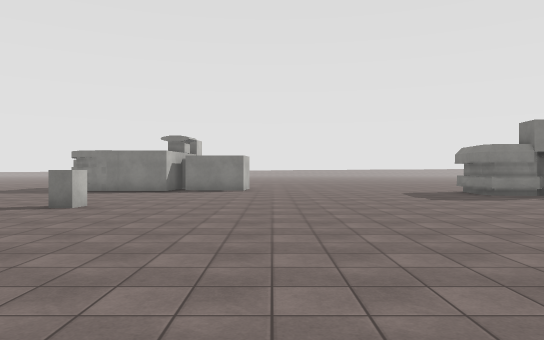
view 1 (above)

21 first-person views from a walk through a scene from a Unity 3-D project. The camera is 1.5 m above the floor, looks level and sees 70° across. The floor is counted in squares, 2 m on a side. Each view is taken from the middle of a square. On the plan, view 1 faces up. The plan holds only what a view shows up to about 12 squares ahead; the rest is blank. The place goes on beyond the plan. Surface patterns are stand-ins for the level's own textures.

view 2
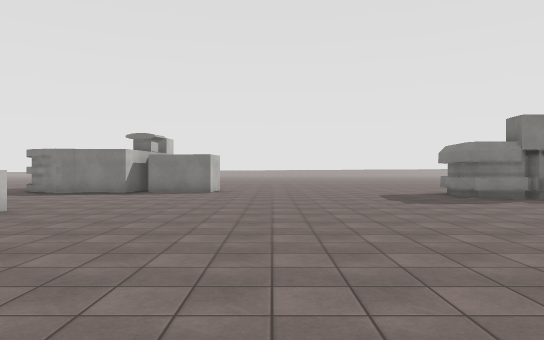

view 3
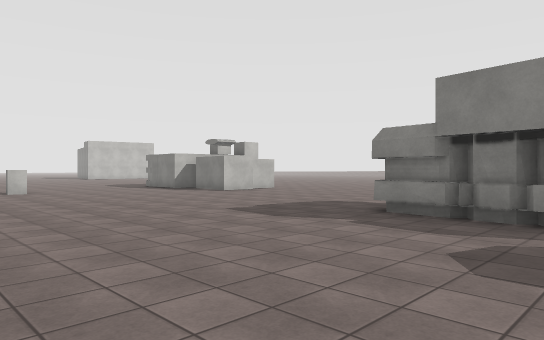

view 4
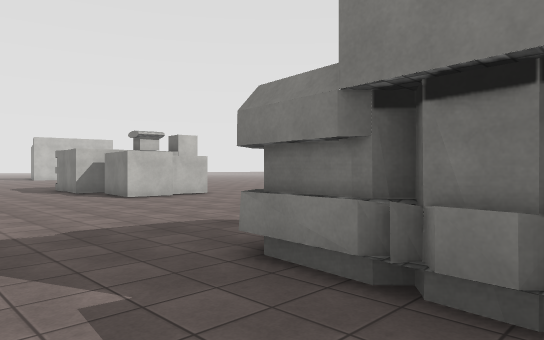

view 5
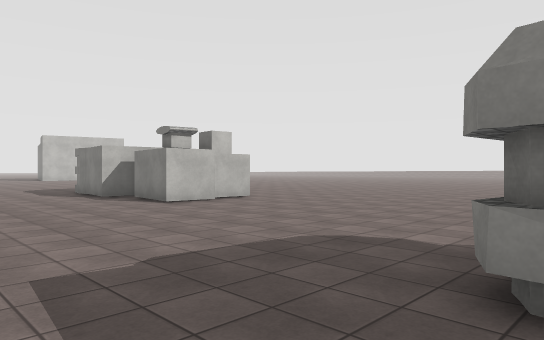

view 6
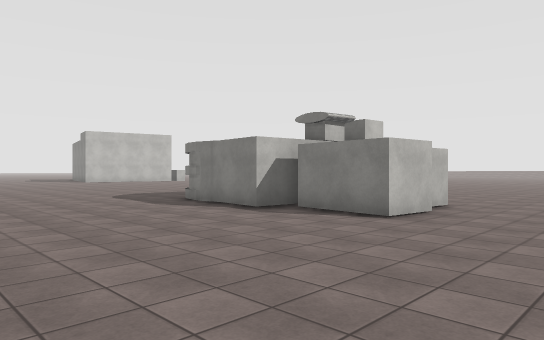

view 7
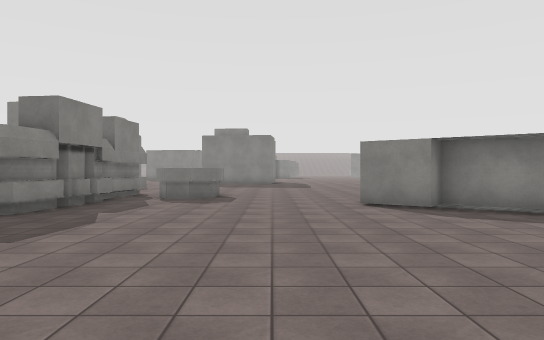

view 8
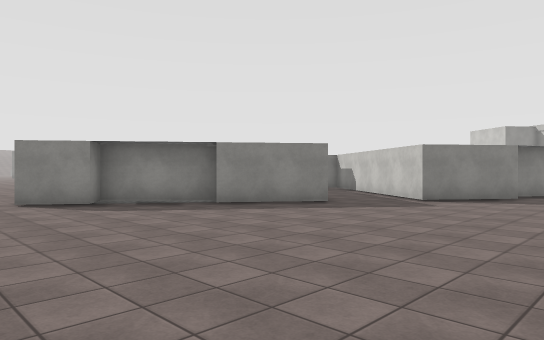

view 9
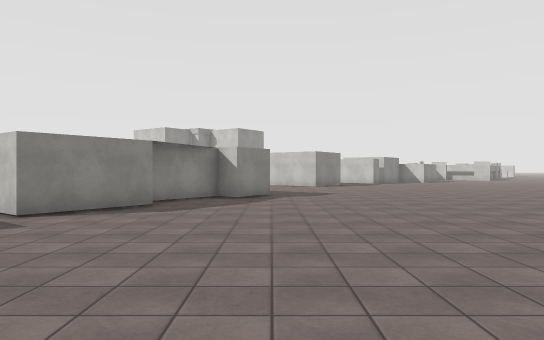

view 10
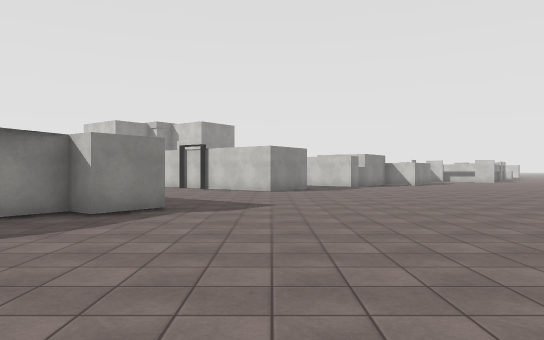

view 11
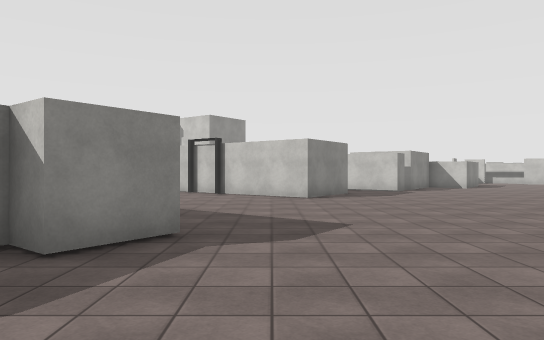

view 12
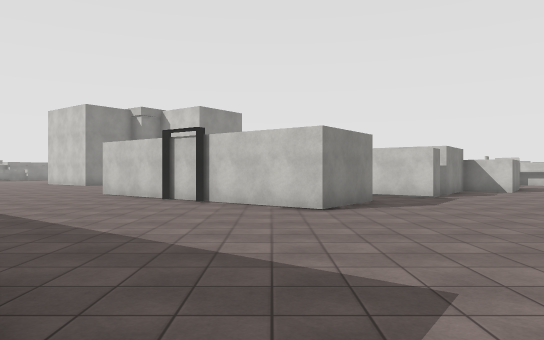

view 13
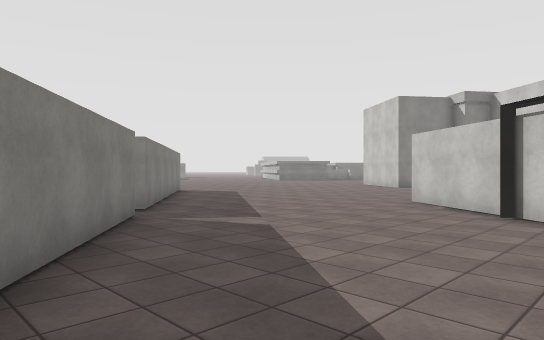

view 14
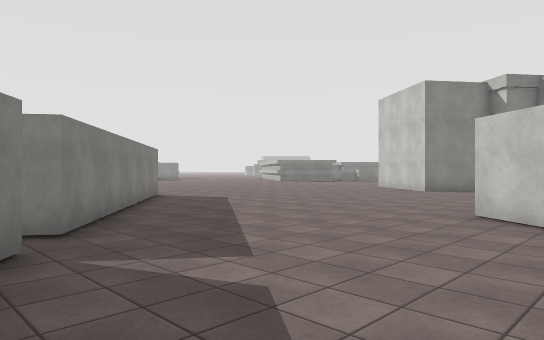

view 15
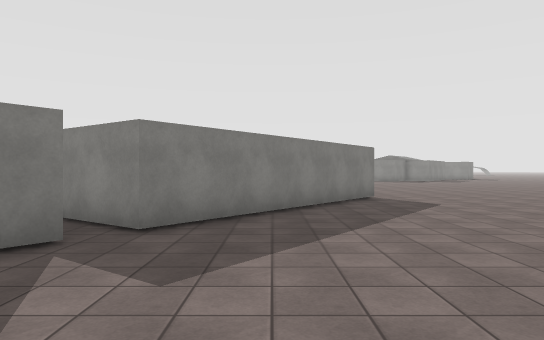

view 16
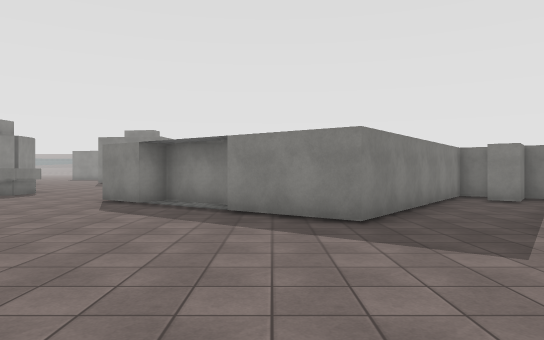

view 17
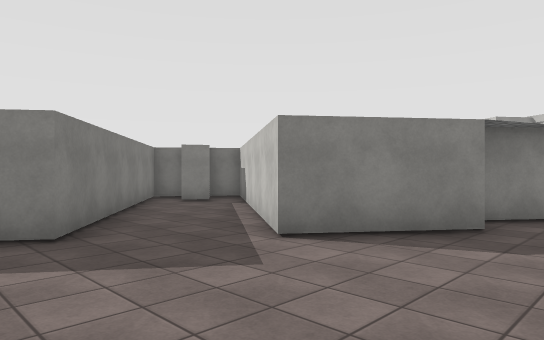

view 18
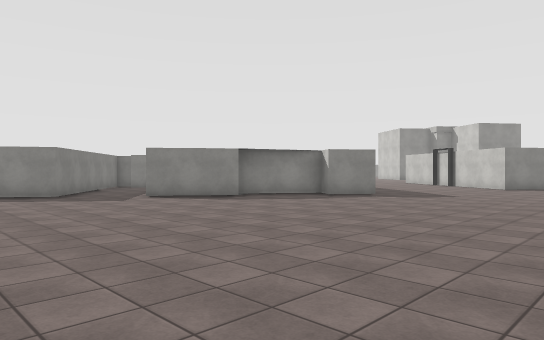

view 19
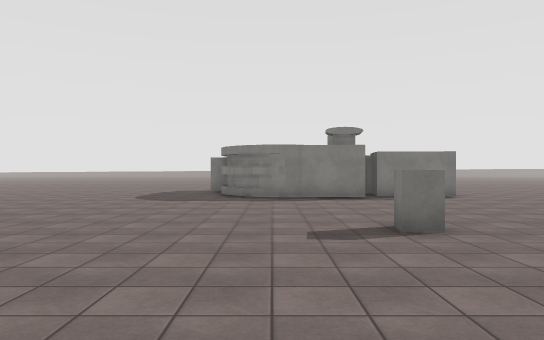

view 20
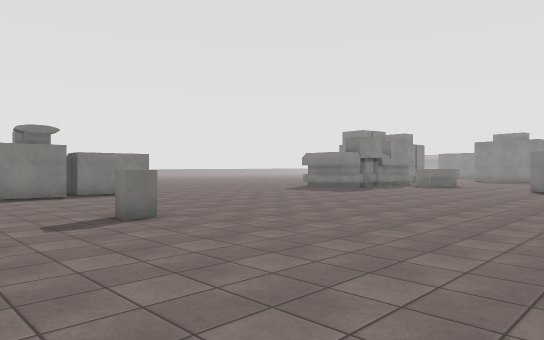

view 21
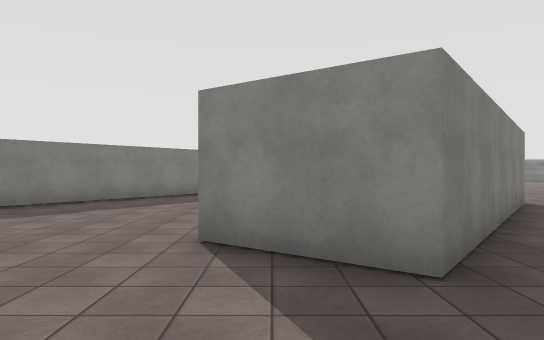

### Floor plan
Points are (right, up) in squares from view 1. A wall is a line through its corners. A room is listed if a view was taken in it or the views show most of it. See-through windows are left out.
Room 1 (views 1, 2, 4, 5, 6, 7, 8, 9, 10, 11, 12, 13, 14, 15, 16, 17, 18, 19, 20, 21)
walls: (1.5, -4.2) (3, -2.1) (7.7, -5.6); (-1, -7.5) (-0.1, -6.3) (0.5, -6.7) (2.1, -4.6); (6.5, 1.3) (8.1, 3.5) (7.5, 3.9) (8.4, 5.1); (7.8, -4.6) (8.2, -4.1); (9.2, -4.8) (9.7, -4.2) (4.4, -0.2) (5.9, 1.8); (5, -11.9) (0.6, -8.6); (6.6, 11.3) (6.2, 11.9) (6.3, 13); (9.9, 8.9) (10.1, 9.8) (10.7, 10.2); (6.3, 11.7) (6.5, 13); (8.3, 11.1) (8, 11.5) (7.6, 11.2); (9, 11) (8.7, 11.4); (-5.2, 13.3) (-5.8, 13.3) (-6.5, 13.5); (9.5, 10.9) (6.4, 11.3) (6.1, 11.6); (-0.9, 14.6) (-1, 13.6) (-3.1, 13.8); (-3.4, 14.3) (-3.6, 13.1) (-6.4, 13.5) (-6.8, 13.7); (-6.7, 13.5) (-7.1, 13.9); (12, 11.1) (9.8, 11.3); (-6.8, -17.1) (-6.4, -16.5) (-5, -17.6); (0.1, -18.5) (-4.4, -15.2) (-2.9, -13.2) (3.1, -17.7); (10.8, -16.2) (5.7, -12.4) (6.8, -10.9)
low walls: (12, 10.8) (10, 11)
ways out: opening at (9.3, 7) to room 2; opening at (10.5, -17.5) to room 2
objects: white block (-4, 8)
Room 2 (view 3)
walls: (11.4, 8.6) (10.5, 8.6); (10.3, 8.4) (9.9, 8.9); (11.6, -16.8) (10.8, -16.2)
low walls: (10.5, 8.6) (10.1, 9.2)
ways out: opening at (9.3, 7) to room 1; opening at (10.5, -17.5) to room 1

Where each view was taken, in squares from view 1:
view 1: 0 up, 0 right, facing up
view 2: 1 up, 1 right, facing up
view 3: 5 up, 10 right, facing up-left
view 4: 9 up, 9 right, facing up-left
view 5: 9 up, 7 right, facing up-left
view 6: 8 up, 2 right, facing up-left
view 7: 7 up, 0 right, facing right
view 8: 7 up, 1 left, facing down-right
view 9: 4 up, 1 left, facing down
view 10: 0 up, 3 left, facing down
view 11: 3 down, 2 left, facing down
view 12: 6 down, 2 left, facing down
view 13: 9 down, 1 left, facing down-right
view 14: 11 down, 1 right, facing down-right
view 15: 14 down, 1 right, facing right
view 16: 1 up, 1 left, facing right
view 17: 1 up, 0 right, facing down-right
view 18: 3 up, 7 left, facing down-right
view 19: 3 up, 6 left, facing up
view 20: 2 up, 7 left, facing up-right
view 21: 14 down, 7 left, facing right
